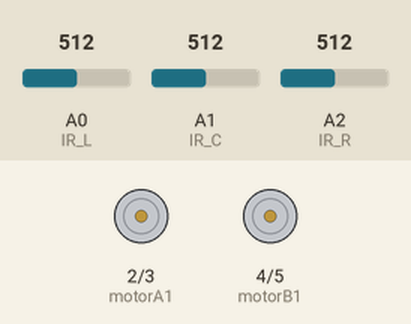
This sketch was run on a simulated Arduino Uno, built with avr-gcc and run on an emulated ATmega328P. Shown: motor-driver pin pairs drawn as motors (green arrow = first pin HIGH = forward, orange = second pin HIGH = backward, longer = more drive). The inputs (shaded band) are chosen by the test bench; at power-on: A0 (IR_L) = 512, A1 (IR_C) = 512, A2 (IR_R) = 512.

Above: at 1.2 s.
1.3 s: A0 (IR_L) set to 490
At 2.5 s:
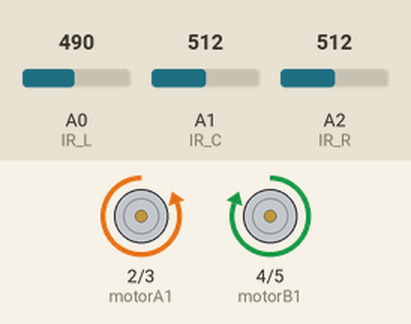
2.8 s: A1 (IR_C) set to 491
At 3.7 s:
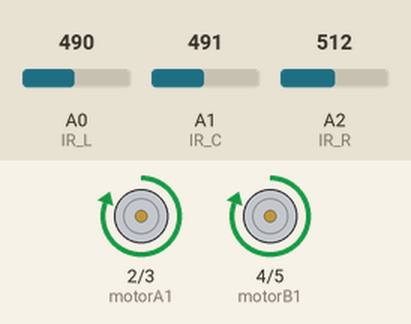
4.3 s: A1 (IR_C) set to 510
At 4.8 s:
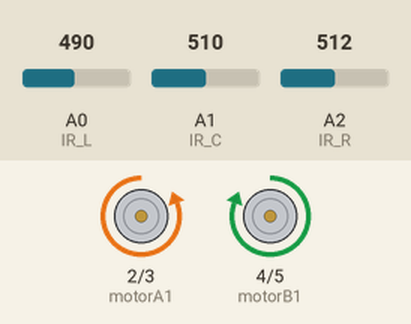
5.8 s: A1 (IR_C) set to 490
At 7.1 s:
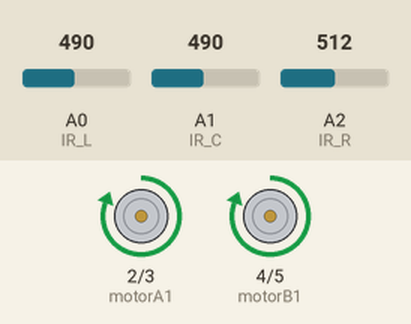
Timing chart, 0 to 8.3 s (numbered marks = the images above; inputs shaded):
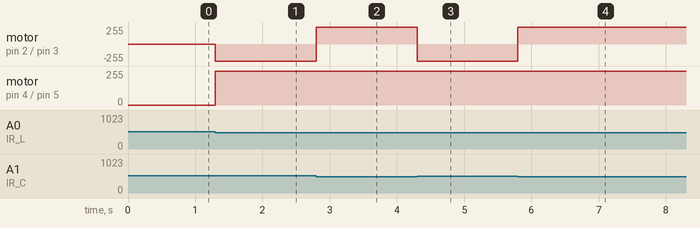

The sketch:

7_pistaB_linea.ino
```cpp
/*
  Base Pista B - Seguidor de línea simple con 3 sensores IR
*/
int IR_L = A0, IR_C = A1, IR_R = A2;
int motorA1 = 2, motorA2 = 3;
int motorB1 = 4, motorB2 = 5;

void adelante() {
  digitalWrite(motorA1,HIGH); digitalWrite(motorA2,LOW);
  digitalWrite(motorB1,HIGH); digitalWrite(motorB2,LOW);
}
void izquierda() {
  digitalWrite(motorA1,LOW); digitalWrite(motorA2,HIGH);
  digitalWrite(motorB1,HIGH); digitalWrite(motorB2,LOW);
}
void derecha() {
  digitalWrite(motorA1,HIGH); digitalWrite(motorA2,LOW);
  digitalWrite(motorB1,LOW); digitalWrite(motorB2,HIGH);
}
void parar() {
  digitalWrite(motorA1,LOW); digitalWrite(motorA2,LOW);
  digitalWrite(motorB1,LOW); digitalWrite(motorB2,LOW);
}

void setup() {
  pinMode(IR_L,INPUT); pinMode(IR_C,INPUT); pinMode(IR_R,INPUT);
  pinMode(motorA1,OUTPUT); pinMode(motorA2,OUTPUT);
  pinMode(motorB1,OUTPUT); pinMode(motorB2,OUTPUT);
  Serial.begin(9600);
}

void loop() {
  int L = analogRead(IR_L);
  int C = analogRead(IR_C);
  int R = analogRead(IR_R);

  if (C < 500) adelante();
  else if (L < 500) izquierda();
  else if (R < 500) derecha();
  else parar();
}
```

Measured:
- the behaviour switches between 500 and 499 on A0 (IR_L) (found by bisection; images 0 and 1)
- the behaviour switches between 500 and 499 on A1 (IR_C) (found by bisection; images 1 and 2)
- after the input at 1.3 s, motor on pin 2 (motorA1) / pin 3 (motorA2): stopped → backward 255/255 at once; motor on pin 4 (motorB1) / pin 5 (motorB2): stopped → forward 255/255 at once
- after the input at 2.8 s, motor on pin 2 (motorA1) / pin 3 (motorA2): backward 255/255 → forward 255/255 at once
- after the input at 4.3 s, motor on pin 2 (motorA1) / pin 3 (motorA2): forward 255/255 → backward 255/255 at once
- after the input at 5.8 s, motor on pin 2 (motorA1) / pin 3 (motorA2): backward 255/255 → forward 255/255 at once
